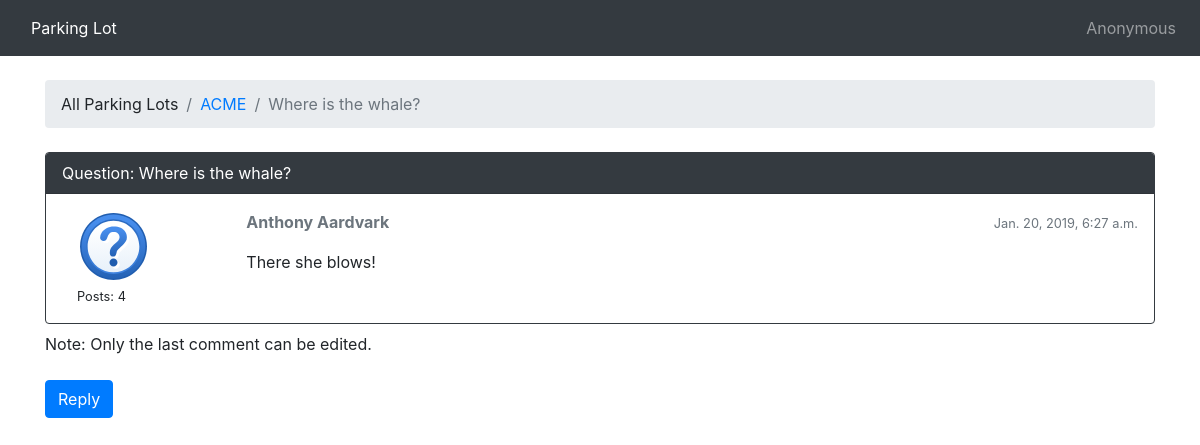
The page /lots/acme/questions/4/ on the database as committed earlier.
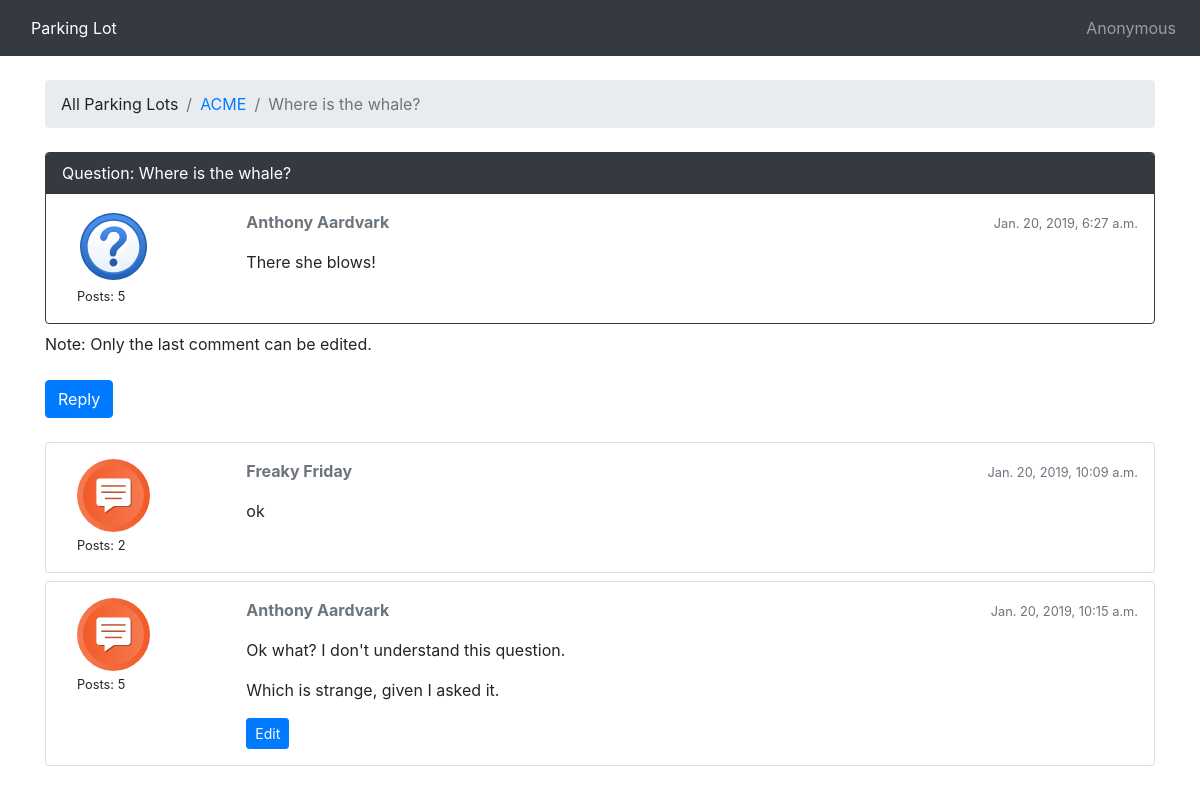
The same page on the database as committed later.
### lot/models.py (models this page shows, shortened)
class Question(models.Model):
    subject = models.CharField(max_length=255)
    last_updated = models.DateTimeField(auto_now_add=True)
    lot = models.ForeignKey(Lot, related_name='questions',
                            on_delete=models.CASCADE)
    starter = models.ForeignKey(User, related_name='questions',
                                on_delete=models.CASCADE)
    starter_name = models.CharField(max_length=100, default='Anonymous')
    views = models.PositiveIntegerField(default=0)
    def get_first_post(self):
        return (Post.objects.filter(question=self)
                .order_by('created_at')
                .first())

class Lot(models.Model):
    group_name = models.CharField(max_length=30, unique=True)
    description = models.CharField(max_length=100)
    location = models.CharField(max_length=100)
    start_date = models.DateField(null=True)
    end_date = models.DateField(null=True)
    slug = models.SlugField(unique=True)
    timezone = models.CharField(max_length=100, choices=TIMEZONE_CHOICES,
                                default='America/Los_Angeles')

class Post(models.Model):
    message = models.TextField(max_length=4000)
    question = models.ForeignKey(Question, related_name='posts',
                                 on_delete=models.CASCADE)
    created_at = models.DateTimeField(auto_now_add=True)
    updated_at = models.DateTimeField(null=True)
    created_by = models.ForeignKey(User, null=True, related_name='posts',
                                   on_delete=models.CASCADE)
    updated_by = models.ForeignKey(User, null=True, related_name='+',
                                   on_delete=models.CASCADE)
    created_name = models.CharField(max_length=100)
    updated_name = models.CharField(max_length=100)
    def get_message_as_markdown(self):
        return mark_safe(markdown(self.message, safe_mode='escape'))
    def get_comment_count_by_user_in_lot(self):
        lot = self.question.lot
        return (Post.objects.filter(question__lot=lot)
                .filter(created_name=self.created_name)
                .count())

### lot/views.py (the view)
class PostListView(ListView):
    model = Post
    context_object_name = 'posts'
    template_name = 'comments_on_question.html'
    def get_context_data(self, **kwargs):
        session_key = f'viewed_question_{self.question.pk}'
        if not self.request.session.get(session_key, False):
            self.question.views += 1
            self.question.save()
            self.request.session[session_key] = True
        kwargs['question'] = self.question
        return super().get_context_data(**kwargs)
    def get_queryset(self):
        self.question = get_object_or_404(Question,
                                          lot__slug=self.kwargs.get('lot_id'),
                                          pk=self.kwargs.get('question_pk'))
        queryset = self.question.posts.order_by('created_at')
        return queryset

### templates/comments_on_question.html (shortened to what this page needs)
{% extends 'base.html' %}
{% load static %}
{% load tz %}
{% block breadcrumb %}
{% include 'includes/parklot_breadcrumb.html' %}
<li class="breadcrumb-item"><a href="{% url 'list_questions' question.lot.slug %}">{{ question.lot.group_name }}</a></li>
<li class="breadcrumb-item active">{{ question.subject }}</li>
{% endblock %}
{% block content %}
{% timezone question.lot.timezone %}
{% include 'includes/single_comment.html' with post=question.get_first_post question=question %}
Note: Only the last comment can be edited.<br/><br/>
<div class='mb-4'>
    <a href="{% url 'post_comment' question.lot.slug question.pk %}" class="btn btn-primary" role="button">Reply</a>
</div>
{% for post in posts|slice:"1:" %}
  {% include 'includes/single_comment.html' with post=post question=None%}
{% endfor %}
{% endtimezone %}
{% endblock %}

### templates/base.html (shortened to what this page needs)
{% load static %}<!DOCTYPE html>
<html>
    <head>
        <link rel="stylesheet" href="{% static 'css/bootstrap.min.css' %}">
    </head>
    <body>
        {% block body %}
        <nav class="navbar navbar-expand-lg navbar-dark bg-dark">
            <div class="container text-white">
                Parking Lot
            </div>
            <div class="collapse navbar-collapse" id="mainMenu">
                <ul class="navbar-nav ml-auto">
                    <li class="nav-item">
                        <span class="nav-link">
                            {% if user.username %}
                            {{user.username}}
                            {% else %}
                            {{ request.session.name|default:"Anonymous" }}
                            {% endif %}
                        </span>
                    </li>
                </ul>
            </div>
        </nav>
        <div class="container">
            <ol class="breadcrumb my-4">
                {% block breadcrumb %}
                {% endblock %}
            </ol>
            {% block content %}
            {% endblock %}
        </div>
        {% endblock body %}
    </body>
</html>

### templates/includes/parklot_breadcrumb.html
<li class="breadcrumb-item">
  {% if user.username %}
    <a href="{% url 'list_lots' %}">All Parking Lots</a>
  {% else %}
    All Parking Lots
  {% endif %}
</li>

### templates/includes/single_comment.html
{% load static %}
<div class="card mb-2 {% if question %} border-dark {% endif %}">
    {% if question %}
    <div class="card-header text-white bg-dark py-2 px-3">
      Question: {{question.subject}}
    </div>
    {% endif %}
    <div class="card-body p-3">
        <div class="row">
            <div class="col-2">
                <div class="col-8">
                    {% if question %}
                    <img src="{% static 'img/question_icon.svg' %}" alt="{{post.created_name}}" class="w-100">
                    {% else %}
                    <img src="{% static 'img/comment_icon.svg' %}" alt="{{post.created_name}}" class="w-100">
                    {% endif %}
                </div>
                <div class="col-12">
                    <small>Posts: {{ post.get_comment_count_by_user_in_lot }}</small>
                </div>
            </div>
            <div class="col-10">
                <div class="row mb-3">
                    <div class="col-6">
                        <strong class="text-muted">{{ post.created_name}} </strong>
                    </div>
                    <div class="col-6 text-right">
                        <small class="text-muted">{{ post.created_at }}</small>
                    </div>
                </div>
                {{ post.get_message_as_markdown }}
                {% if forloop.last %}
                <div class="mt-3">
                    <a href="{% url 'edit_comment' post.question.lot.slug post.question.pk post.pk %}"
                       class="btn btn-primary btn-sm" role="button">Edit</a>
                </div>
                {% endif %}
            </div>
        </div>
    </div>
</div>

Rows that differ between the two databases and show on the page:
computed for Post "There she blows!": get_comment_count_by_user_in_lot "4" → "5"
added Post: get_comment_count_by_user_in_lot "2", created_name "Freaky Friday", created_at "Jan. 20, 2019, 10:09 a.m.", get_message_as_markdown "ok"
added Post: get_comment_count_by_user_in_lot "5", created_name "Anthony Aardvark", created_at "Jan. 20, 2019, 10:15 a.m.", get_message_as_markdown "Ok what? I don't understand this question. Which is strange, given I asked it.", shows "Edit"
